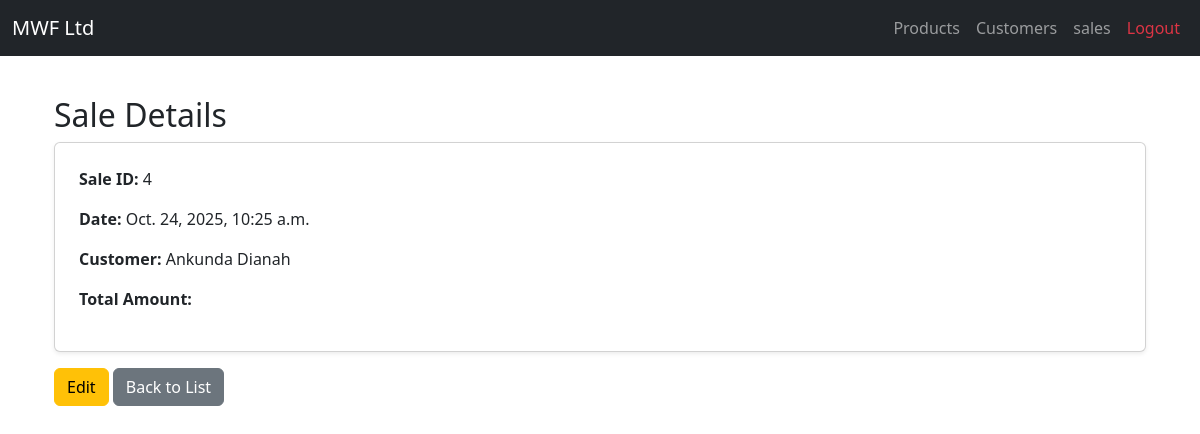
Page /sales/4/ on the committed database.
### sales/models.py (models this page shows, shortened)
class Sale(models.Model):
    PAYMENT_CHOICES = [
        ('cash', 'Cash'),
        ('cheque', 'Cheque'),
        ('overdraft', 'Bank Overdraft'),
    ]
    customer = models.ForeignKey(Customer, on_delete=models.SET_NULL, null=True)
    product = models.ForeignKey(Product, on_delete=models.CASCADE)
    quantity = models.PositiveIntegerField()
    unit_price = models.DecimalField(max_digits=10, decimal_places=2)
    sales_agent = models.ForeignKey(settings.AUTH_USER_MODEL, on_delete=models.SET_NULL, null=True)
    transport_included = models.BooleanField(default=False)
    transport_charge = models.DecimalField(max_digits=10, decimal_places=2, default=0.00)
    payment_type = models.CharField(max_length=20, choices=PAYMENT_CHOICES)
    total_amount_paid = models.DecimalField(max_digits=10, decimal_places=2, default=0)
    receipt_number = models.CharField(max_length=50, unique=True)
    date = models.DateTimeField(auto_now_add=True)

### customers/models.py (models this page shows)
class Customer(models.Model):
    name = models.CharField(max_length=100)
    company_name = models.CharField(max_length=100, blank=True)
    phone = models.CharField(max_length=20)
    email = models.EmailField(blank=True)
    address = models.TextField()
    created_at = models.DateField(auto_now_add=True)
    def __str__(self):
        return self.name

### sales/views.py (the view)
# urls.py: path('<int:pk>/', views.sale_detail, name='sale_detail'),
def sale_detail(request, pk):
    sale = get_object_or_404(Sale, pk=pk)
    return render(request, 'sale_detail.html', {'sale': sale})

### sales/templates/sale_detail.html
{% extends 'base.html' %}
{% block content %}
<div class="container mt-4">
    <h2>Sale Details</h2>
    <div class="card shadow-sm p-4">
        <p><strong>Sale ID:</strong> {{ sale.id }}</p>
        <p><strong>Date:</strong> {{ sale.date }}</p>
        <p><strong>Customer:</strong> {{ sale.customer }}</p>
        <p><strong>Total Amount:</strong> {{ sale.total_amount }}</p>
    </div>
    <div class="mt-3">
        <a href="{% url 'sale_list' %}" class="btn btn-warning">Edit</a>
        <a href="{% url 'sale_list' %}" class="btn btn-secondary">Back to List</a>
    </div>
</div>
{% endblock %}

### rows in the picture
Sale: id "4", date "Oct. 24, 2025, 10:25 a.m.", customer "Ankunda Dianah"
